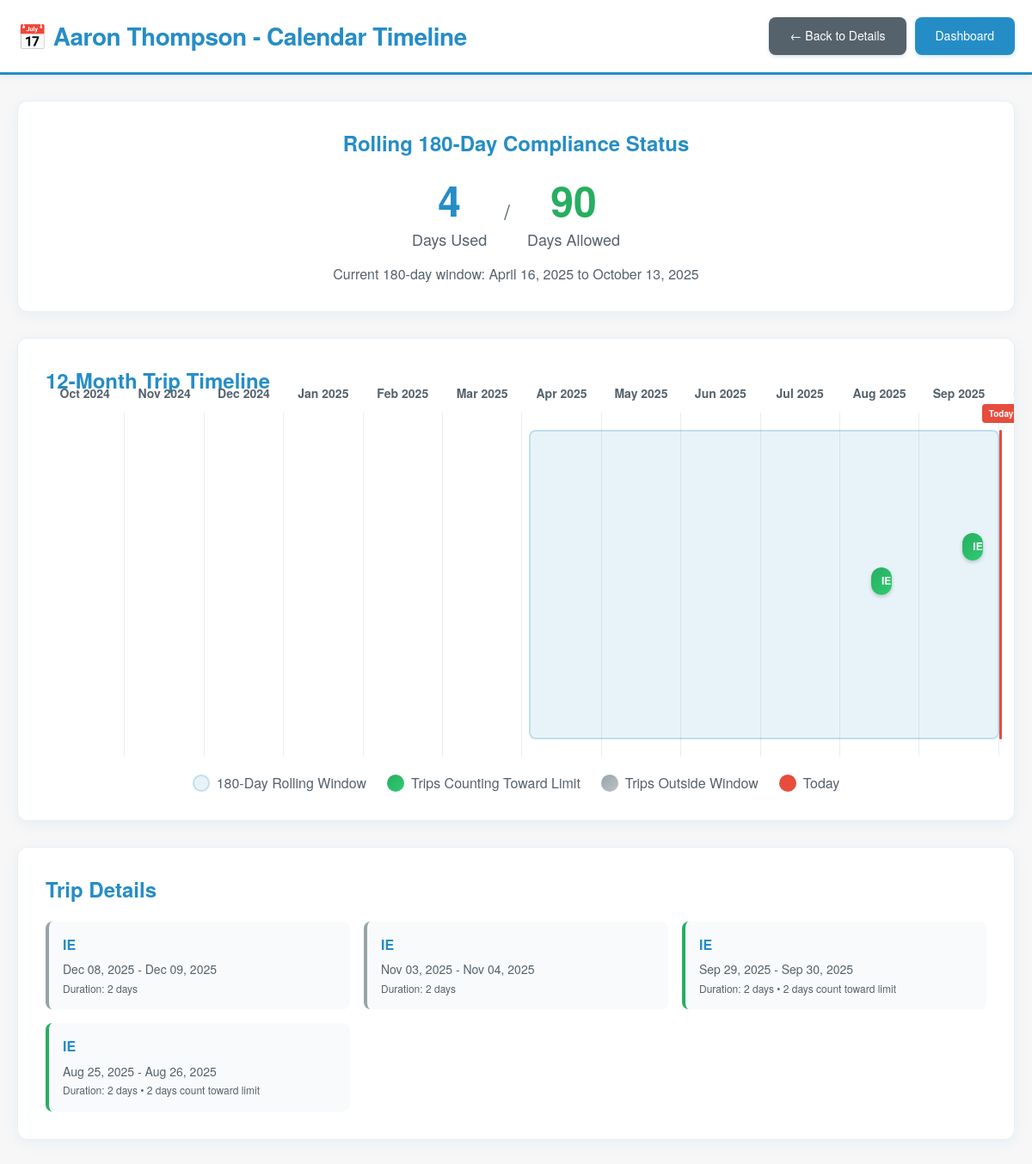
Page /employee/55/calendar (signed in) on the committed database.
### tables this page shows
CREATE TABLE employees (
        id INTEGER PRIMARY KEY AUTOINCREMENT,
        name TEXT NOT NULL UNIQUE
    );

CREATE TABLE trips (
        id INTEGER PRIMARY KEY AUTOINCREMENT,
        employee_id INTEGER NOT NULL,
        country TEXT NOT NULL,
        entry_date TEXT NOT NULL,
        exit_date TEXT NOT NULL, travel_days INTEGER DEFAULT 0,
        FOREIGN KEY (employee_id) REFERENCES employees(id) ON DELETE CASCADE
    );

### app.py (the view)
@app.route('/employee/<int:employee_id>/calendar')
@login_required
def employee_calendar(employee_id):
    conn = get_db()
    c = conn.cursor()
    c.execute('SELECT name FROM employees WHERE id = ?', (employee_id,))
    employee = c.fetchone()
    if not employee:
        conn.close()
        return redirect(url_for('dashboard'))
    c.execute('SELECT id, country, entry_date, exit_date FROM trips WHERE employee_id = ? ORDER BY entry_date DESC', (employee_id,))
    trips = c.fetchall()
    today = datetime.now().date()
    window_start = today - timedelta(days=180)
    window_end = today
    days_used = calculate_eu_days(employee_id)
    calendar_trips = []
    for trip in trips:
        entry_date = datetime.strptime(trip['entry_date'], '%Y-%m-%d').date()
        exit_date = datetime.strptime(trip['exit_date'], '%Y-%m-%d').date()
        overlaps_window = exit_date >= window_start and entry_date <= window_end
        if overlaps_window:
            effective_entry = max(entry_date, window_start)
            effective_exit = min(exit_date, window_end)
            days_in_window = (effective_exit - effective_entry).days + 1
        else:
            days_in_window = 0
        calendar_trips.append({
            'id': trip['id'],
            'country': trip['country'],
            'entry_date': entry_date,
            'exit_date': exit_date,
            'overlaps_window': overlaps_window,
            'days_in_window': days_in_window,
            'trip_duration': (exit_date - entry_date).days + 1
        })
    timeline_start = today - timedelta(days=365)
    timeline_end = today + timedelta(days=30)  # Show a bit into the future
    conn.close()
    return render_template('employee_calendar.html',
                         employee={'id': employee_id, 'name': employee['name']},
                         trips=calendar_trips,
                         days_used=days_used,
                         window_start=window_start,
                         window_end=window_end,
                         timeline_start=timeline_start,
                         timeline_end=timeline_end,
                         today=today)

### app.py (called while the page is built)
@app.context_processor
def inject_version():
    return dict(app_version=APP_VERSION)

def get_db():
    conn = sqlite3.connect(DATABASE)
    conn.row_factory = sqlite3.Row
    return conn

def login_required(f):
    @wraps(f)
    def decorated_function(*args, **kwargs):
        if 'logged_in' not in session:
            return redirect(url_for('login'))
        return f(*args, **kwargs)
    return decorated_function

@app.before_request
def enforce_session_idle_timeout():
    try:
        if session.get('logged_in'):
            now = datetime.utcnow()
            last = session.get('last_activity')
            if last:
                last_dt = datetime.strptime(last, '%Y-%m-%dT%H:%M:%SZ')
                if now - last_dt > get_session_lifetime(CONFIG):
                    session.clear()
                    flash('Session expired. Please log in again.')
                    return redirect(url_for('login'))
            session['last_activity'] = now.strftime('%Y-%m-%dT%H:%M:%SZ')
    except Exception:
        pass

def calculate_eu_days(employee_id):
    conn = get_db()
    c = conn.cursor()
    today = datetime.now().date()
    start_date = today - timedelta(days=180)
    c.execute('SELECT entry_date, exit_date FROM trips WHERE employee_id = ? AND exit_date >= ?', (employee_id, start_date.strftime('%Y-%m-%d')))
    trips = c.fetchall()
    total_days = 0
    for trip in trips:
        entry = datetime.strptime(trip['entry_date'], '%Y-%m-%d').date()
        exit = datetime.strptime(trip['exit_date'], '%Y-%m-%d').date()
        effective_entry = max(entry, start_date)
        effective_exit = min(exit, today)
        if effective_entry <= effective_exit:
            total_days += (effective_exit - effective_entry).days + 1
    conn.close()
    return total_days

### config.py (called while the page is built)
def get_session_lifetime(config: dict) -> timedelta:
    minutes = int(config.get('SESSION_IDLE_TIMEOUT_MINUTES', DEFAULTS['SESSION_IDLE_TIMEOUT_MINUTES']))
    return timedelta(minutes=minutes)

### templates/employee_calendar.html (shortened to what this page needs)
<!DOCTYPE html>
<html lang="en">
<head>
</head>
<body>
    <div class="header">
        <div class="header-content">
            <h1>📅 {{ employee.name }} - Calendar Timeline</h1>
            <div style="display: flex; gap: 10px; flex-wrap: wrap;">
                <a href="{{ url_for('employee_detail', employee_id=employee.id) }}" class="btn btn-secondary">← Back to Details</a>
                <a href="{{ url_for('dashboard') }}" class="btn btn-primary">Dashboard</a>
            </div>
        </div>
    </div>
    <div class="container">
        <div class="summary-card">
            <h2 style="color: #258dc6; margin-bottom: 16px;">Rolling 180-Day Compliance Status</h2>
            <div class="days-summary">
                <div>
                    <div class="days-count">{{ days_used }}</div>
                    <div class="days-label">Days Used</div>
                </div>
                <div style="font-size: 24px; color: #55626c;">/</div>
                <div>
                    <div class="days-count" style="color: #27ae60;">90</div>
                    <div class="days-label">Days Allowed</div>
                </div>
            </div>
            <p style="margin-top: 16px; color: #55626c;">
                Current 180-day window: {{ window_start.strftime('%B %d, %Y') }} to {{ window_end.strftime('%B %d, %Y') }}
            </p>
        </div>
        <div class="timeline-card">
            <h2 style="color: #258dc6; margin-bottom: 20px;">12-Month Trip Timeline</h2>
            <div class="timeline-container" id="timeline">
            </div>
            <div class="legend">
                <div class="legend-item">
                    <div class="legend-color legend-window"></div>
                    <span>180-Day Rolling Window</span>
                </div>
                <div class="legend-item">
                    <div class="legend-color legend-in-window"></div>
                    <span>Trips Counting Toward Limit</span>
                </div>
                <div class="legend-item">
                    <div class="legend-color legend-out-window"></div>
                    <span>Trips Outside Window</span>
                </div>
                <div class="legend-item">
                    <div class="legend-color legend-today"></div>
                    <span>Today</span>
                </div>
            </div>
        </div>
        {% if trips %}
        <div class="timeline-card">
            <h2 style="color: #258dc6; margin-bottom: 20px;">Trip Details</h2>
            <div style="display: grid; grid-template-columns: repeat(auto-fit, minmax(300px, 1fr)); gap: 16px;">
                {% for trip in trips %}
                <div style="padding: 16px; background: #f8fafb; border-radius: 8px; border-left: 4px solid {% if trip.overlaps_window %}#27ae60{% else %}#95a5a6{% endif %};">
                    <div style="font-weight: 600; color: #258dc6; margin-bottom: 8px;">{{ trip.country }}</div>
                    <div style="font-size: 14px; color: #55626c;">
                        {{ trip.entry_date.strftime('%b %d, %Y') }} - {{ trip.exit_date.strftime('%b %d, %Y') }}
                    </div>
                    <div style="font-size: 12px; color: #55626c; margin-top: 4px;">
                        Duration: {{ trip.trip_duration }} days
                        {% if trip.days_in_window > 0 %}
                        • {{ trip.days_in_window }} days count toward limit
                        {% endif %}
                    </div>
                </div>
                {% endfor %}
            </div>
        </div>
        {% endif %}
    </div>
</body>
</html>

### templates/employee_calendar.html (style rules this page uses)
* { margin: 0; padding: 0; box-sizing: border-box; }
body { font-family: "Inter Tight", "Helvetica Neue", "Roboto", -apple-system, BlinkMacSystemFont, 'Segoe UI', sans-serif; background: #f7f7f7; font-weight: 400; color: #55626c; line-height: 1.4; }
.header { background: white; padding: 20px; box-shadow: 0 2px 8px rgba(37, 141, 198, 0.1); margin-bottom: 30px; border-bottom: 3px solid #258dc6; }
.header-content { max-width: 1400px; margin: 0 auto; display: flex; justify-content: space-between; align-items: center; flex-wrap: wrap; gap: 15px; }
h1 { color: #258dc6; font-size: 28px; font-weight: 700; letter-spacing: -0.5px; }
.container { max-width: 1400px; margin: 0 auto; padding: 0 20px 40px; }
.btn { padding: 12px 24px; border: none; border-radius: 8px; font-size: 14px; font-weight: 500; cursor: pointer; text-decoration: none; display: inline-block; transition: all 0.2s ease; font-family: inherit; }
.btn-secondary { background: #55626c; color: white; box-shadow: 0 2px 4px rgba(85, 98, 108, 0.2); }
.btn-primary { background: #258dc6; color: white; box-shadow: 0 2px 4px rgba(37, 141, 198, 0.2); }
.summary-card { background: white; padding: 32px; border-radius: 12px; box-shadow: 0 4px 16px rgba(37, 141, 198, 0.08); margin-bottom: 30px; border: 1px solid #e8eef3; text-align: center; }
.days-summary { display: flex; justify-content: center; align-items: center; gap: 20px; margin-top: 16px; }
.days-count { font-size: 48px; font-weight: 700; color: #258dc6; }
.days-label { font-size: 18px; color: #55626c; font-weight: 500; }
.timeline-card { background: white; padding: 32px; border-radius: 12px; box-shadow: 0 4px 16px rgba(37, 141, 198, 0.08); margin-bottom: 30px; border: 1px solid #e8eef3; overflow-x: auto; }
.timeline-container { position: relative; min-width: 1200px; height: 400px; margin: 20px 0; }
.legend { display: flex; gap: 24px; margin-top: 20px; flex-wrap: wrap; justify-content: center; }
.legend-item { display: flex; align-items: center; gap: 8px; }
.legend-color { width: 20px; height: 20px; border-radius: 10px; }
.legend-window { background: rgba(37, 141, 198, 0.1); border: 2px solid rgba(37, 141, 198, 0.2); }
.legend-in-window { background: linear-gradient(135deg, #27ae60, #2ecc71); }
.legend-out-window { background: linear-gradient(135deg, #95a5a6, #bdc3c7); }
.legend-today { background: #e74c3c; }

### rows in the picture
employees: name "Aaron Thompson"
trips: country "IE", entry_date "Dec 08, 2025", exit_date "Dec 09, 2025", trip_duration "2"
trips: country "IE", entry_date "Nov 03, 2025", exit_date "Nov 04, 2025", trip_duration "2"
trips: country "IE", entry_date "Sep 29, 2025", exit_date "Sep 30, 2025", trip_duration "2", days_in_window "2"
trips: country "IE", entry_date "Aug 25, 2025", exit_date "Aug 26, 2025", trip_duration "2", days_in_window "2"

### other values in the picture
{{ days_used }} "4"
{{ window_start.strftime('%B %d, %Y') }} "April 16, 2025"
{{ window_end.strftime('%B %d, %Y') }} "October 13, 2025"
